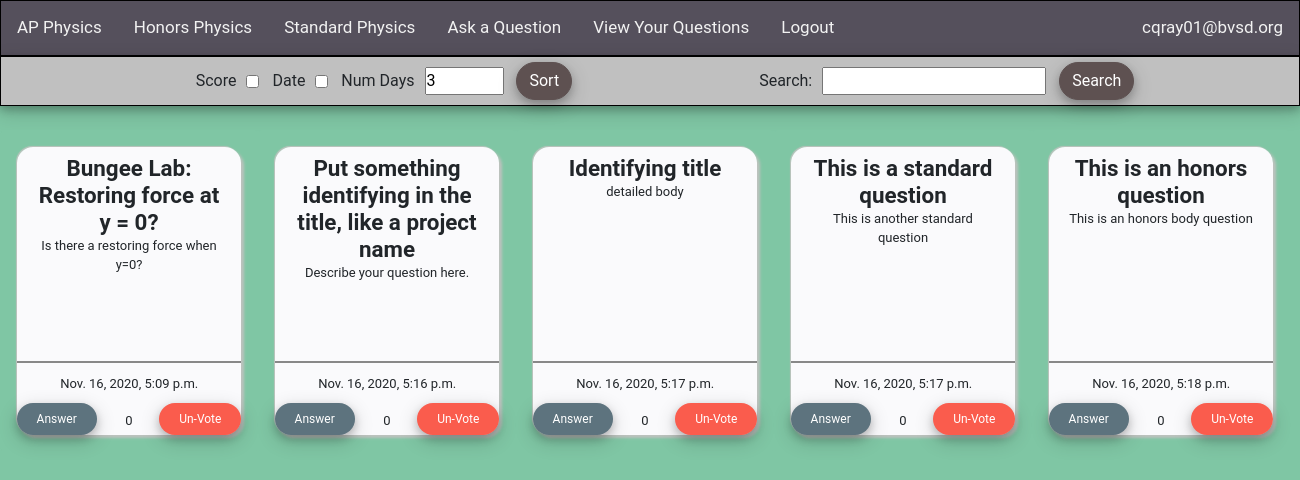
Page /view/ (signed in) on the committed database.
### users/models.py (models this page shows)
class User(AbstractUser):
    username = None
    email = models.EmailField(_('email address'), unique=True)
    class_choices = (
            ("AP Physics", "AP Physics"),
            ('Honors Physics', 'Honors Physics'),
            ('Standard Physics', 'Standard Physics'))
    physics_class = models.CharField(max_length=20, choices=class_choices, default='AP Physics')
    USERNAME_FIELD = 'email'
    REQUIRED_FIELDS = []
    objects = UserManager()

### main/models.py (models this page shows, shortened)
class Question(models.Model):
    class_choices = (
            (1, "AP Physics"),
            (2, 'Honors Physics'),
            (3, 'Standard Physics'))
    user = models.ForeignKey(settings.AUTH_USER_MODEL, on_delete=models.CASCADE, related_name="questions", null=True)
    class_link = models.ForeignKey(PhysicsClass, on_delete=models.CASCADE, related_name="classquestions", null=True)
    score = models.IntegerField()
    title = models.CharField(max_length=200)
    body = models.TextField()
    physics_class = models.IntegerField(choices=class_choices)
    creation_date = models.DateTimeField()

### main/views.py (the view)
# urls.py: path("view/", views.viewpersonalized, name='view'),
def viewpersonalized(response):
    user = response.user
    cards = []
    row = []
    for index, item in enumerate(user.questions.all()):
        if index%7 == 0:
            cards.append(row)
            row = []
        row.append(item)
    cards.append(row)
    return render(response, "main/classquestions.html", {"cards" : cards})

### main/templates/main/classquestions.html (shortened to what this page needs)
{% extends "main/home.html" %}
{% load format_answer_url %}
{% block constantcontent %}
    <html>
        <head>
            <body>
                <table>
                    {% for row in cards %}
                        <tr>
                            {% for question in row %}
                                <td>
                                    <div class = 'card'>
                                        <div class="property-card">
                                            <div class="property-description">
                                            <h5>{{ question.title }}</h5>
                                            <p>{{ question.body }}</p>
                                            </div>
                                        </div>
                                        <div class = "property-seperator">
                                            <div class="property-bottom">
                                                <a href='/answer/{{question.id}}' class="answer-button">Answer</a>
                                                {% if user.is_authenticated %}
                                                    {% if question in user.questions.all %}
                                                        <a href='/removequestion/{{question.id}}' class="same-button same-button2">Un-Vote</a>
                                                    {% else %}
                                                        <a href='/addquestion/{{question.id}}' class="same-button">Vote</a>
                                                    {% endif %}
                                                {% endif %}
                                                <p>{{question.score}}</p>
                                                <div class='questiondate'>
                                                    <p>{{question.creation_date}}</p>
                                                </div>
                                            </div>
                                        </div>
                                    </div>
                                </td>
                            {% endfor %}
                        </tr>
                    {% endfor %}
                </table>
            </body>
        </head>
    </html>
{% endblock %}

### main/templates/main/home.html (shortened to what this page needs)
{% extends "main/base.html" %}
{% block content %}
    <head>
    </head>
    <body>
        <div class= 'topnav'>
            <a href = '/viewclass/ap/'>AP Physics</a>
            <a href = '/viewclass/honors/'>Honors Physics</a>
            <a href = '/viewclass/standard/'>Standard Physics</a>
            {% if user.is_authenticated %}
                <a href = '/create'>Ask a Question</a>
                <a href = '/view'>View Your Questions</a>
                <a href = '/logout'>Logout</a>
                <p>{{ user.email }}</p>
            {% endif %}
        </div>
        <div class = 'searchbar'>
            <div class ='sortform'>
                <form class="form-inline" method='POST' action="/handlesort">
                    <div class="scorecheckbox">
                        <label>Score <input type="checkbox" name ='scorecheckbox'></label>
                    </div>
                    <div class="datecheckbox">
                        <label>Date<input type="checkbox" name = 'datecheckbox'></label>
                    </div>
                    <div class="textsearch">
                    <label>Num Days<input type="text" name ='numdays' maxlength="4" size="4" value='3'></label>
                    </div>
                    <div class ='searchsubmit'>
                        <button type="submit" class="btn btn-success">Sort</button>
                    </div>
                    <div class="textsearch">
                    <label class='searchlabel'>Search: <input type="text" name='searchtext'></label>
                    </div>
                    <div class ='searchsubmit'>
                        <button type="submit" class="btn btn-success">Search</button>
                    </div>
                </form>
            </div>
        </div>
        <br>
        {% block constantcontent %}
        {% endblock %}
    </body>
{% endblock %}

### main/templates/main/base.html (shortened to what this page needs)
<!doctype html>
{% load crispy_forms_tags %}
<html>
    <head>
        <link rel="stylesheet" href="https://stackpath.bootstrapcdn.com/bootstrap/4.3.1/css/bootstrap.min.css">
    </head>
    <body>
        <div id="content", name="content", class = 'main'>
            {% block content %}
            {% endblock %}
        </div>
    </body>
</html>

### main/templates/main/base.html (style rules this page uses)
* { margin: 0; padding: 0; }
body { background: #7FC6A4; }

### main/templates/main/home.html (style rules this page uses)
body { font-family: 'RobotoDraft', 'Roboto', sans-serif; -webkit-font-smoothing: antialiased; }
.topnav { overflow: hidden; background-color: #55505C; border-color: black; height: 3.5em; box-shadow: 0 4px 8px 0 rgba(0, 0, 0, 0.2), 0 6px 20px 0 rgba(0, 0, 0, 0.19); border:1px solid black; }
.topnav p { float: right; color: #f2f2f2; text-align: center; padding: 14px 16px; text-decoration: none; font-size: 17px; }
.topnav a { float: left; color: #f2f2f2; text-align: center; padding: 14px 16px; text-decoration: none; font-size: 17px; }
.searchbar { background-color: rgb(192, 192, 192); text-align:center; height:50px; border:1px solid black; box-shadow: 0 4px 8px 0 rgba(0, 0, 0, 0.2), 0 6px 20px 0 rgba(0, 0, 0, 0.19); position: relative; }
.scorecheckbox { position: relative; left:15%; top:5px; }
.datecheckbox { position: relative; left:16%; top: 5px; }
.textsearch { position: relative; left:17%; top: 5px; }
.searchsubmit { position: relative; left:18%; top: 5px; }
.btn-success { background-color: rgb(94, 81, 81); border-color: rgb(94, 81, 81); border-radius: 25px; box-shadow: 0 4px 8px 0 rgba(0, 0, 0, 0.2), 0 6px 20px 0 rgba(0, 0, 0, 0.19); }
input { margin-left: 10px; }
.searchlabel { margin-left: 200px; }

### main/templates/main/classquestions.html (style rules this page uses)
h5 { margin:0px; font-size:1.4em; font-weight:700; }
p { font-size:13px; }
.card { padding:1em; background-color: #7FC6A4; border-color: #7FC6A4; }
.property-card { height:18em; width:14em; display:-webkit-box; display:-ms-flexbox; display:flex; -webkit-box-orient:vertical; -webkit-box-direction:normal; -ms-flex-direction:column; flex-direction:column; position:relative; -webkit-transition:all 0.4s cubic-bezier(0.645, 0.045, 0.355, 1); -o-transition:all 0.4s cubic-bezier(0.645, 0.045, 0.355, 1); transition:all 0.4s cubic-bezier(0.645, 0.045, 0.355, 1); border-radius:16px; overflow:hidden; box-shadow: 3px 3px 3px #bec2be, -1px -1px 1px #bec2be; }
.property-description { background-color: #FAFAFC; height:16em; width:14em; position:absolute; bottom:2em; -webkit-transition:all 0.4s cubic-bezier(0.645, 0.045, 0.355, 1); -o-transition:all 0.4s cubic-bezier(0.645, 0.045, 0.355, 1); transition:all 0.4s cubic-bezier(0.645, 0.045, 0.355, 1); padding: 0.5em 1em; text-align:center; overflow:hidden; }
.property-seperator { background-color: #FAFAFC; height:3.5em; width:14em; position:absolute; bottom:2em; padding: 0.5em 1em; text-align:center; }
.property-bottom { background-color: #FAFAFC; height:2em; width:14em; position:absolute; bottom:-1em; left:-0em; -webkit-transition:all 0.4s cubic-bezier(0.645, 0.045, 0.355, 1); -o-transition:all 0.4s cubic-bezier(0.645, 0.045, 0.355, 1); transition:all 0.4s cubic-bezier(0.645, 0.045, 0.355, 1); padding: 0.5em 1em; text-align:center; border-radius:16px; }
.questiondate { position:absolute; bottom:1.6em; left:2.7em; text-align: center; }
a.answer-button { background-color: #5D737E; border: none; color: white; position:absolute; left:-0.2em; bottom:-0.2em; padding: 7px 20px; text-align: center; text-decoration: none; display: inline-block; font-size: 12px; margin: 2px 2px; cursor: pointer; border-radius:16px; box-shadow: 0 4px 8px 0 rgba(0, 0, 0, 0.2), 0 6px 20px 0 rgba(0, 0, 0, 0.19); }
a.same-button { background-color: #5D737E; border: none; color: white; position:absolute; right:-0.2em; bottom:-0.2em; padding: 7px 20px; text-align: center; text-decoration: none; display: inline-block; font-size: 12px; margin: 2px 2px; cursor: pointer; border-radius:16px; box-shadow: 0 4px 8px 0 rgba(0, 0, 0, 0.2), 0 6px 20px 0 rgba(0, 0, 0, 0.19); }
a.same-button2 { background-color: #fa5c4d; }

### rows in the picture
User: email "cqray01@bvsd.org"
Question: title "Bungee Lab: Restoring force at y = 0?", body "Is there a restoring force when y=0?", score "0", creation_date "Nov. 16, 2020, 5:09 p.m."
Question: title "Put something identifying in the title, like a project name", body "Describe your question here.", score "0", creation_date "Nov. 16, 2020, 5:16 p.m."
Question: title "Identifying title", body "detailed body", score "0", creation_date "Nov. 16, 2020, 5:17 p.m."
Question: title "This is a standard question", body "This is another standard question", score "0", creation_date "Nov. 16, 2020, 5:17 p.m."
Question: title "This is an honors question", body "This is an honors body question", score "0", creation_date "Nov. 16, 2020, 5:18 p.m."
